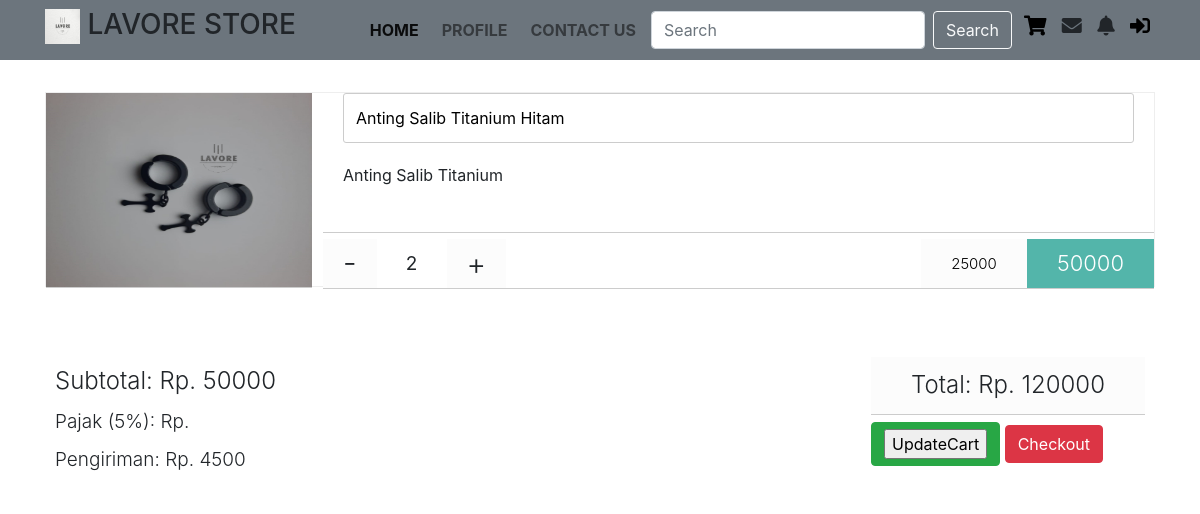
/DashboardUAS/Cart/cart.php (signed in), run on the app's committed database.
### tables this page shows
CREATE TABLE `tblcart` (
  `Email_Plngn` varchar(255) NOT NULL,
  `Id_Brng` int(8) NOT NULL,
  `Pajak` int(4) NOT NULL,
  `Quantity` int(4) NOT NULL,
  `Subtotal` int(100) NOT NULL
);

CREATE TABLE `tblbarang` (
  `Id_Brng` int(8) NOT NULL,
  `Nama_Brng` varchar(250) NOT NULL,
  `Stock_Brng` int(255) NOT NULL,
  `Harga_Brng` int(100) NOT NULL,
  `Foto_Brng` varchar(50) NOT NULL,
  `Deskripsi_Brng` varchar(1000) NOT NULL
);

### DashboardUAS/db_connect.php (called while the page is built, shortened)
<?php
class database
{
	var $host = "localhost: 3307";
	var $username = "root";
	var $password = "";
	var $database = "uas";
	var $koneksi;
	function __construct()
	{
		$this->koneksi = mysqli_connect($this->host, $this->username, $this->password, $this->database);
	}
	function tampilcart($Email_Plngn)
	{
		$tampilcart = mysqli_query($this->koneksi, "select tblcart.Pajak,tblcart.Id_Brng, tblcart.Quantity, tblcart.Subtotal, tblbarang.Nama_Brng, tblbarang.Harga_Brng, tblbarang.Foto_Brng, tblbarang.Deskripsi_Brng from tblcart INNER JOIN tblbarang on tblcart.Id_Brng = tblbarang.Id_Brng WHERE Email_Plngn='$Email_Plngn'");
		return $tampilcart;
	}
}
?>

### DashboardUAS/Cart/cart.php (the view, shortened to what this page needs)
<?php
include_once('../db_connect.php');
?>
<!doctype html>
<html lang="en">
  <head>
    <link rel="stylesheet" href="setting.css">
    <link rel="stylesheet" href="https://maxcdn.bootstrapcdn.com/bootstrap/4.0.0/css/bootstrap.min.css">
    <link rel="stylesheet" type="text/css" href="https://cdnjs.cloudflare.com/ajax/libs/font-awesome/5.15.2/css/all.min.css">
  </head>
  <body>
    <div class="container-fluid">
      <nav class="navbar navbar-expand-lg navbar-light bg-secondary fixed-top">
        <div class="container">
            <h3><img src="Foto/lavore.jpg" height="35px;"></i> LAVORE STORE</h3>
            <div class="collapse navbar-collapse" id="navbarSupportedContent">
              <ul class="navbar-nav ml-auto">
                  <li class="nav-item active">
                    <a class="nav-link" href="../Home/Home.php">Home <span class="sr-only">(current)</span></a>
                  </li>
                  <li class="nav-item">
                    <a class="nav-link" href="../Profile/Profile.html">Profile</a>
                  </li>
                  <li class="nav-item">
                    <a class="nav-link" href="../ContactUS/ContactUS.html">Contact Us</a>
                  </li>
              </ul>
              <form class="form-inline my-2 my-lg-0">
                  <input class="form-control mr-sm-2" type="search" placeholder="Search" aria-label="Search">
                  <button class="btn btn-outline-light my-2 my-sm-0" style="margin-right: 7px;" type="submit">Search</button>
              </form>
              <div class="icon">
                  <h5>
                    <a href="Cart.html"><i class="fas fa-shopping-cart" data-toggle="tooltip" title="Keranjang Belanja"></i></a>
                    <i class="fas fa-envelope" data-toggle="tooltip" title="Pesan"></i>
                    <i class="fas fa-bell" data-toggle="tooltip" title="Notifikasi"></i>
                    <a href="../Login/Login.html"><i class="fas fa-sign-in-alt" data-toggle="tooltip" title="Login"></i></a>
                  </h5>
                </div>
            </div>
          </div>
      </nav>
    </div>
     <br><br><br>
     <form method="post" action="">
    <div class="container">
      <section id="cart">
      <?php
        include_once('../db_connect.php');
        $database = new database();
        $database->__construct();
        $Email_Plngn = $_SESSION['Email_Plngn'];
        $sql = $database->tampilcart($Email_Plngn);
        while($data = mysqli_fetch_array($sql)){
          $a = array($data["Subtotal"]);
      ?>
        <article class="product">
          <header>
            <a class="remove">
              <img src="../img/brg/<?php echo $data["Foto_Brng"]; ?>" alt="Cincin">
            </a>
          </header>
          <div class="content">
            <input type="text" name="" value="<?php echo $data["Nama_Brng"]; ?>">
            <?php echo $data["Deskripsi_Brng"]; ?>
          </div>
          <footer class="content">
            <span class="qt-minus">-</span>
            <span class="qt"><?php echo $data["Quantity"]; ?></span>
            <span class="qt-plus">+</span>
            <h2 class="full-price">
              <?php echo $data["Subtotal"]; ?>
            </h2>
            <h2 class="price">
              <span><?php echo $data["Harga_Brng"]; ?></span>
            </h2>
          </footer>
        </article>
   <?php
          }
          ?>
      </section>
    </div>
    <footer id="site-footer">
      <div class="container clearfix">
        <div class="left">
          <h2 class="subtotal">Subtotal: Rp. <span><?php echo array_sum($a); ?></span></h2>
          <h3 class="tax">Pajak (5%): Rp. <span><?php echo $data["Pajak"]; ?></span></h3>
          <h3 class="shipping">Pengiriman: Rp. <span>4500</span></h3>
        </div>
        <div class="right">
          <h1 class="total">Total: Rp. <span><input type="" name="" style="display: none;">120000</span></h1>
          <a href="#?Quantity=$data[Quantity]" class="btn btn-success"><input type="submit" name="updatecart" value="UpdateCart"></a>
          <a class="btn btn-danger" href="../Checkout/checkout.php">Checkout</a>
        </div>
      </div>
    </footer>
    </form>
</body>
</html>

### DashboardUAS/Cart/setting.css (style rules this page uses)
.navbar-nav a { font-weight: bold; margin-right: 7px; }
.nav-link { text-transform: uppercase; }
.icon i { margin-left: 5px; margin-right: 5px; }
.icon a { text-decoration: none; color: black; }
body { font-family: Arial; font-size: 17px; padding: 8px; }
* { box-sizing: border-box; }
input[type=text] { width: 100%; margin-bottom: 20px; padding: 12px; border: 1px solid #ccc; border-radius: 3px; }
a { color: #2196F3; }
body { font-family: Arial, Helvetica, sans-serif; }
body { background: #eee; margin: 0; padding: 0; overflow-x: hidden; }
.clearfix { content: ""; display: table; clear: both; }
a { color: #000; text-decoration: none; -webkit-transition: color .2s linear; -moz-transition: color .2s linear; -ms-transition: color .2s linear; -o-transition: color .2s linear; transition: color .2s linear; }
#cart { width: 100%; }
#cart a { color: #53b5aa; text-decoration: none; -webkit-transition: color .2s linear; -moz-transition: color .2s linear; -ms-transition: color .2s linear; -o-transition: color .2s linear; transition: color .2s linear; }
.product { border: 1px solid #eee; margin: 20px 0; width: 100%; height: 195px; position: relative; -webkit-transition: margin .2s linear, opacity .2s linear; -moz-transition: margin .2s linear, opacity .2s linear; -ms-transition: margin .2s linear, opacity .2s linear; -o-transition: margin .2s linear, opacity .2s linear; transition: margin .2s linear, opacity .2s linear; }
.product img { width: 100%; height: 100%; }
.product header, .product .content { background-color: #fff; border: 1px solid #ccc; border-style: none none solid none; float: left; }
.product header { background: #000; margin: 0 1% 20px 0; overflow: hidden; padding: 0; position: relative; width: 24%; height: 195px; }
.remove { cursor: pointer; }
.product .content { box-sizing: border-box; -moz-box-sizing: border-box; height: 140px; padding: 0 20px; width: 75%; }
.product footer.content { height: 50px; margin: 6px 0 0 0; padding: 0; }
.product footer .price { background: #fcfcfc; color: #000; float: right; font-size: 15px; font-weight: 300; line-height: 49px; margin: 0; padding: 0 30px; }
.product footer .full-price { background: #53b5aa; color: #fff; float: right; font-size: 22px; font-weight: 300; line-height: 49px; margin: 0; padding: 0 30px; -webkit-transition: margin .15s linear; -moz-transition: margin .15s linear; -ms-transition: margin .15s linear; -o-transition: margin .15s linear; transition: margin .15s linear; }
.qt, .qt-plus, .qt-minus { display: block; float: left; }
.qt { font-size: 19px; line-height: 50px; width: 70px; text-align: center; }
.qt-plus, .qt-minus { background: #fcfcfc; border: none; font-size: 30px; font-weight: 300; height: 100%; padding: 0 20px; -webkit-transition: background .2s linear; -moz-transition: background .2s linear; -ms-transition: background .2s linear; -o-transition: background .2s linear; transition: background .2s linear; }
.qt-plus { line-height: 50px; }
.qt-minus { line-height: 47px; }
#site-footer { margin: 30px 0 0 0; }
#site-footer { padding: 40px; }
#site-footer h1 { background: #fcfcfc; border: 1px solid #ccc; border-style: none none solid none; font-size: 24px; font-weight: 300; margin: 0 0 7px 0; padding: 14px 40px; text-align: center; }
#site-footer h2 { font-size: 24px; font-weight: 300; margin: 10px 0 0 0; }
#site-footer h3 { font-size: 19px; font-weight: 300; margin: 15px 0; }
.left { float: left; }
.right { float: right; }

### data on the page
tblcart: Id_Brng.Foto_Brng (picture), Id_Brng.Nama_Brng "Anting Salib Titanium Hitam", Id_Brng.Deskripsi_Brng "Anting Salib Titanium", Quantity "2", Subtotal "50000", Id_Brng.Harga_Brng "25000"
